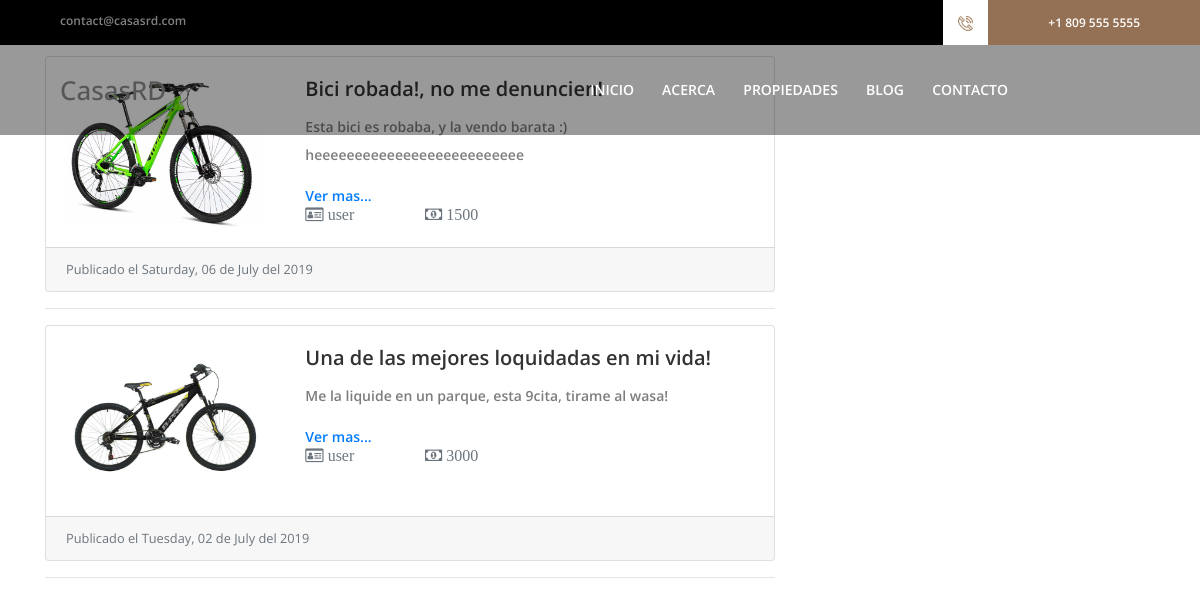
The page /index.php/anuncios on the database its author committed.
### tables this page shows
CREATE TABLE `anuncios` (
  `id_anuncio` int(11) NOT NULL,
  `provincia` varchar(30) DEFAULT NULL,
  `telefono` varchar(15) DEFAULT NULL,
  `descripcion` mediumtext,
  `titulo` varchar(100) DEFAULT NULL,
  `marca` varchar(50) DEFAULT NULL,
  `modelo` varchar(50) DEFAULT NULL,
  `accion` varchar(20) DEFAULT NULL,
  `precio` int(11) DEFAULT NULL,
  `fecha` date DEFAULT NULL,
  `foto` varchar(20) DEFAULT NULL
);

### application/controllers/Anuncios.php (called while the page is built, shortened)
<?php
class Anuncios extends CI_Controller {
    public function index()
    {
        $this->load->model('anuncios_model');
        $this->load->view('anuncios');
    }
}

### index.php (called while the page is built, shortened)
<?php
require_once BASEPATH.'core/CodeIgniter.php';

### application/models/Anuncios_model.php (called while the page is built, shortened)
<?php
class Anuncios_model extends CI_Model {
public function anuncios(){
    $CI =& get_instance();
    $anuncio = $CI->db
    ->get('anuncios')
    ->result_array();
    return $anuncio;
}
}
?>

### application/views/anuncios.php (the view, shortened to what this page needs)
<!DOCTYPE html>
<html lang="en">
<head>
    <link rel="stylesheet" href="https://cdnjs.cloudflare.com/ajax/libs/font-awesome/4.7.0/css/font-awesome.min.css">
</head>
<body>
<section class="pag-section">
    <div class="container">
        <h1 class="">Anuncios</h1>
        <div class="row">
        <div class="col-sm-8">
<?php
    $anuncios = $this->anuncios_model->anuncios();
    foreach ($anuncios as $clave => $anuncio) {
      $caracteres = substr(strip_tags($anuncio['descripcion']),0,70);
      $fecha = $anuncio['fecha'];
      $fecharaw = strftime("%A, %d de %B del %Y", strtotime($fecha));
      $search = array('á','é','í','ó','ú');
      $replace = array('a','e','i','o','u');
      $fecha = str_replace($search, $replace, $fecharaw);
      $urlInfo = base_url("anuncios/descripcion/{$anuncio['id_anuncio']}");
        echo<<<ANUNCIO
            <div class="card">
                <div class="card-body">
                    <div class="row">
                        <div class="col-sm-4">
                            <a href="fotos/anuncios/{$anuncio['foto']}">
                            <img class="img-rounded" src="fotos/anuncios/{$anuncio['foto']}" alt="">
                            </a>
                        </div>
                        <div class="col-sm-8">
                            <h5 class="card-title">{$anuncio['titulo']}</h5>
                            <p class="card-text">$caracteres</p>
                            <a class="" href="$urlInfo">Ver mas...</a>
                            <div class="row" id="small">
                                <div class="col-3 text-muted">
                                    <small><i class="fa fa-drivers-license-o"> user</i></small>
                                </div>
                                <div class="col-3 text-muted">
                                    <small><i class="fa fa-money"> {$anuncio['precio']}</i></small>
                                </div>
                            </div>
                        </div>
                    </div>
                </div>
                <div class="card-footer text-muted">
                    <small>Publicado el $fecha</small>
                </div>
            </div>
            <hr>
ANUNCIO;
    }
?>
        </div>
        </div>
    </div>
</section>
</body>
</html>

### base/style.css (style rules this page uses)
* { margin: 0; padding: 0; }
body { font-family: "Open Sans", sans-serif; }
h1, h2, h3, h4, h5, h6 { color: #323232; font-weight: 600; }
p { color: #7d7d7d; font-size: 14px; line-height: 2; font-weight: 600; }
a { -webkit-transition-duration: 500ms; transition-duration: 500ms; text-decoration: none; outline: none; font-size: 14px; font-weight: 600; }
img { height: auto; max-width: 100%; }

### application/views/anuncios.php (style rules this page uses)
.row img { width:200px; height:150px; object-fit:cover; overflow:hidden; }
#small { font-size:20px; }

### rows shown on the page
anuncios: foto (picture), titulo "Bici robada!, no me denuncien!", descripcion "Esta bici es robaba, y la vendo barata :) heeeeeeeeeeeeeeeeeeeeeeeeee", precio "1500", fecha "Saturday, 06 de July del 2019"
anuncios: foto (picture), titulo "Una de las mejores loquidadas en mi vida!", descripcion "Me la liquide en un parque, esta 9cita, tirame al wasa!", precio "3000", fecha "Tuesday, 02 de July del 2019"
